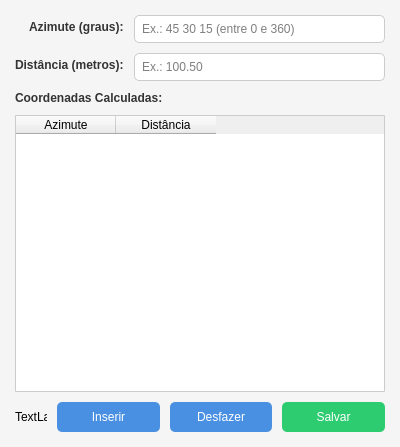
<?xml version="1.0" encoding="UTF-8"?>
<ui version="4.0">
 <class>AzimuthDialog</class>
 <widget class="QDialog" name="AzimuthDialog">
  <property name="geometry">
   <rect>
    <x>0</x>
    <y>0</y>
    <width>400</width>
    <height>447</height>
   </rect>
  </property>
  <property name="windowTitle">
   <string>Desenhar por Azimute e Distância</string>
  </property>
  <property name="styleSheet">
   <string>
    QDialog {
        background-color: #f5f5f5;
    }
    QLineEdit {
        border: 1px solid #cccccc;
        border-radius: 5px;
        padding: 5px;
        background-color: #ffffff;
    }
    QLineEdit:focus {
        border-color: #4a90e2;
    }
    QPushButton {
        background-color: #4a90e2;
        color: white;
        border: none;
        border-radius: 5px;
        padding: 8px;
        min-width: 80px;
    }
    QPushButton:hover {
        background-color: #357abd;
    }
    QTableWidget {
        border: 1px solid #cccccc;
        border-radius: 1px;
        background-color: #ffffff;
        alternate-background-color: #f0f0f0;
    }
    QTableWidget::item {
        padding: 1px;
    }
    QPushButton#salvarButton {
        background-color: #2ecc71;
    }
    QPushButton#salvarButton:hover {
        background-color: #27ae60;
    }
   </string>
  </property>
  <layout class="QVBoxLayout" name="verticalLayout">
   <property name="spacing">
    <number>10</number>
   </property>
   <property name="leftMargin">
    <number>15</number>
   </property>
   <property name="topMargin">
    <number>15</number>
   </property>
   <property name="rightMargin">
    <number>15</number>
   </property>
   <property name="bottomMargin">
    <number>15</number>
   </property>
   <item>
    <layout class="QFormLayout" name="formLayout">
     <property name="fieldGrowthPolicy">
      <enum>QFormLayout::ExpandingFieldsGrow</enum>
     </property>
     <property name="labelAlignment">
      <set>Qt::AlignRight|Qt::AlignTrailing|Qt::AlignVCenter</set>
     </property>
     <property name="verticalSpacing">
      <number>10</number>
     </property>
     <item row="0" column="0">
      <widget class="QLabel" name="labelAzimute">
       <property name="styleSheet">
        <string>color: #333333; font-weight: bold;</string>
       </property>
       <property name="text">
        <string>Azimute (graus):</string>
       </property>
      </widget>
     </item>
     <item row="0" column="1">
      <widget class="QLineEdit" name="azimuteInput">
       <property name="toolTip">
        <string>Informe o azimute em graus (0 a 360)</string>
       </property>
       <property name="placeholderText">
        <string>Ex.: 45 30 15 (entre 0 e 360)</string>
       </property>
      </widget>
     </item>
     <item row="1" column="0">
      <widget class="QLabel" name="labelDistancia">
       <property name="styleSheet">
        <string>color: #333333; font-weight: bold;</string>
       </property>
       <property name="text">
        <string>Distância (metros):</string>
       </property>
      </widget>
     </item>
     <item row="1" column="1">
      <widget class="QLineEdit" name="distanciaInput">
       <property name="toolTip">
        <string>Informe a distância em metros</string>
       </property>
       <property name="placeholderText">
        <string>Ex.: 100.50</string>
       </property>
      </widget>
     </item>
    </layout>
   </item>
   <item>
    <widget class="QLabel" name="labelCoordenadas">
     <property name="styleSheet">
      <string>color: #333333; font-weight: bold;</string>
     </property>
     <property name="text">
      <string>Coordenadas Calculadas:</string>
     </property>
    </widget>
   </item>
   <item>
    <widget class="QTableWidget" name="coordenadasTable">
     <property name="toolTip">
      <string>Coordenadas dos pontos inseridos. Clique duas vezes para editar um valor.</string>
     </property>
     <property name="frameShape">
      <enum>QFrame::NoFrame</enum>
     </property>
     <property name="frameShadow">
      <enum>QFrame::Plain</enum>
     </property>
     <property name="alternatingRowColors">
      <bool>true</bool>
     </property>
     <property name="columnCount">
      <number>2</number>
     </property>
     <column>
      <property name="text">
       <string>Azimute</string>
      </property>
     </column>
     <column>
      <property name="text">
       <string>Distância</string>
      </property>
     </column>
    </widget>
   </item>
   <item>
    <layout class="QHBoxLayout" name="horizontalLayout">
     <property name="spacing">
      <number>10</number>
     </property>
     <item>
      <widget class="QLabel" name="icon">
       <property name="sizePolicy">
        <sizepolicy hsizetype="Preferred" vsizetype="Preferred">
         <horstretch>0</horstretch>
         <verstretch>0</verstretch>
        </sizepolicy>
       </property>
       <property name="maximumSize">
        <size>
         <width>32</width>
         <height>32</height>
        </size>
       </property>
       <property name="text">
        <string>TextLabel</string>
       </property>
      </widget>
     </item>
     <item>
      <widget class="QPushButton" name="inserirButton">
       <property name="toolTip">
        <string>Adicionar segmento ao traçado</string>
       </property>
       <property name="text">
        <string>Inserir</string>
       </property>
       <property name="icon">
        <iconset>
         <normaloff>:/plugins/icons/add.png</normaloff>:/plugins/icons/add.png</iconset>
       </property>
      </widget>
     </item>
     <item>
      <widget class="QPushButton" name="desfazerButton">
       <property name="toolTip">
        <string>Remover o último segmento</string>
       </property>
       <property name="text">
        <string>Desfazer</string>
       </property>
       <property name="icon">
        <iconset>
         <normaloff>:/plugins/icons/undo.png</normaloff>:/plugins/icons/undo.png</iconset>
       </property>
      </widget>
     </item>
     <item>
      <widget class="QPushButton" name="salvarButton">
       <property name="toolTip">
        <string>Salvar o traçado no mapa</string>
       </property>
       <property name="text">
        <string>Salvar</string>
       </property>
       <property name="icon">
        <iconset>
         <normaloff>:/plugins/icons/save.png</normaloff>:/plugins/icons/save.png</iconset>
       </property>
      </widget>
     </item>
    </layout>
   </item>
  </layout>
 </widget>
 <resources/>
 <connections/>
</ui>
